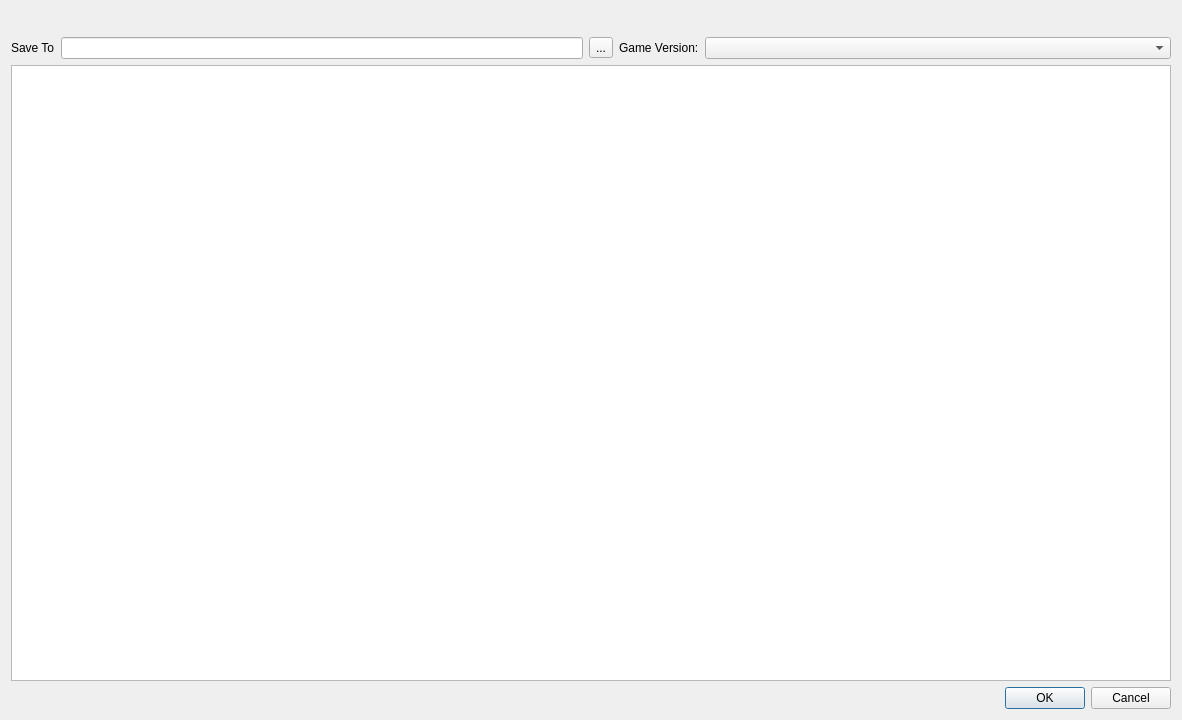
<?xml version="1.0" encoding="UTF-8"?>
<ui version="4.0">
 <class>ImportCurseforgeModpackDialog</class>
 <widget class="QDialog" name="ImportCurseforgeModpackDialog">
  <property name="geometry">
   <rect>
    <x>0</x>
    <y>0</y>
    <width>1182</width>
    <height>720</height>
   </rect>
  </property>
  <property name="windowTitle">
   <string>Dialog</string>
  </property>
  <layout class="QGridLayout" name="gridLayout">
   <item row="1" column="0">
    <widget class="QLabel" name="label">
     <property name="text">
      <string>Save To</string>
     </property>
    </widget>
   </item>
   <item row="1" column="1">
    <layout class="QHBoxLayout" name="horizontalLayout_2">
     <item>
      <widget class="QLineEdit" name="savePath"/>
     </item>
     <item>
      <widget class="QToolButton" name="toolButton">
       <property name="text">
        <string>...</string>
       </property>
      </widget>
     </item>
    </layout>
   </item>
   <item row="1" column="2">
    <layout class="QFormLayout" name="formLayout_2">
     <item row="0" column="0">
      <widget class="QLabel" name="label_3">
       <property name="text">
        <string>Game Version:</string>
       </property>
      </widget>
     </item>
     <item row="0" column="1">
      <widget class="QComboBox" name="gameVersion">
       <property name="sizePolicy">
        <sizepolicy hsizetype="Expanding" vsizetype="Fixed">
         <horstretch>0</horstretch>
         <verstretch>0</verstretch>
        </sizepolicy>
       </property>
      </widget>
     </item>
    </layout>
   </item>
   <item row="0" column="0" colspan="3">
    <layout class="QHBoxLayout" name="horizontalLayout">
     <item>
      <spacer name="horizontalSpacer_2">
       <property name="orientation">
        <enum>Qt::Horizontal</enum>
       </property>
       <property name="sizeHint" stdset="0">
        <size>
         <width>40</width>
         <height>20</height>
        </size>
       </property>
      </spacer>
     </item>
     <item>
      <widget class="QLabel" name="name"/>
     </item>
     <item>
      <widget class="QLabel" name="version"/>
     </item>
     <item>
      <widget class="QLabel" name="author"/>
     </item>
     <item>
      <spacer name="horizontalSpacer">
       <property name="orientation">
        <enum>Qt::Horizontal</enum>
       </property>
       <property name="sizeHint" stdset="0">
        <size>
         <width>40</width>
         <height>20</height>
        </size>
       </property>
      </spacer>
     </item>
    </layout>
   </item>
   <item row="2" column="0" colspan="3">
    <widget class="QTreeView" name="treeView">
     <property name="editTriggers">
      <set>QAbstractItemView::NoEditTriggers</set>
     </property>
     <property name="alternatingRowColors">
      <bool>true</bool>
     </property>
     <property name="rootIsDecorated">
      <bool>false</bool>
     </property>
    </widget>
   </item>
   <item row="3" column="0" colspan="3">
    <widget class="QDialogButtonBox" name="buttonBox">
     <property name="orientation">
      <enum>Qt::Horizontal</enum>
     </property>
     <property name="standardButtons">
      <set>QDialogButtonBox::Cancel|QDialogButtonBox::Ok</set>
     </property>
    </widget>
   </item>
  </layout>
 </widget>
 <resources/>
 <connections>
  <connection>
   <sender>buttonBox</sender>
   <signal>accepted()</signal>
   <receiver>ImportCurseforgeModpackDialog</receiver>
   <slot>accept()</slot>
   <hints>
    <hint type="sourcelabel">
     <x>248</x>
     <y>254</y>
    </hint>
    <hint type="destinationlabel">
     <x>157</x>
     <y>274</y>
    </hint>
   </hints>
  </connection>
  <connection>
   <sender>buttonBox</sender>
   <signal>rejected()</signal>
   <receiver>ImportCurseforgeModpackDialog</receiver>
   <slot>reject()</slot>
   <hints>
    <hint type="sourcelabel">
     <x>316</x>
     <y>260</y>
    </hint>
    <hint type="destinationlabel">
     <x>286</x>
     <y>274</y>
    </hint>
   </hints>
  </connection>
 </connections>
</ui>
